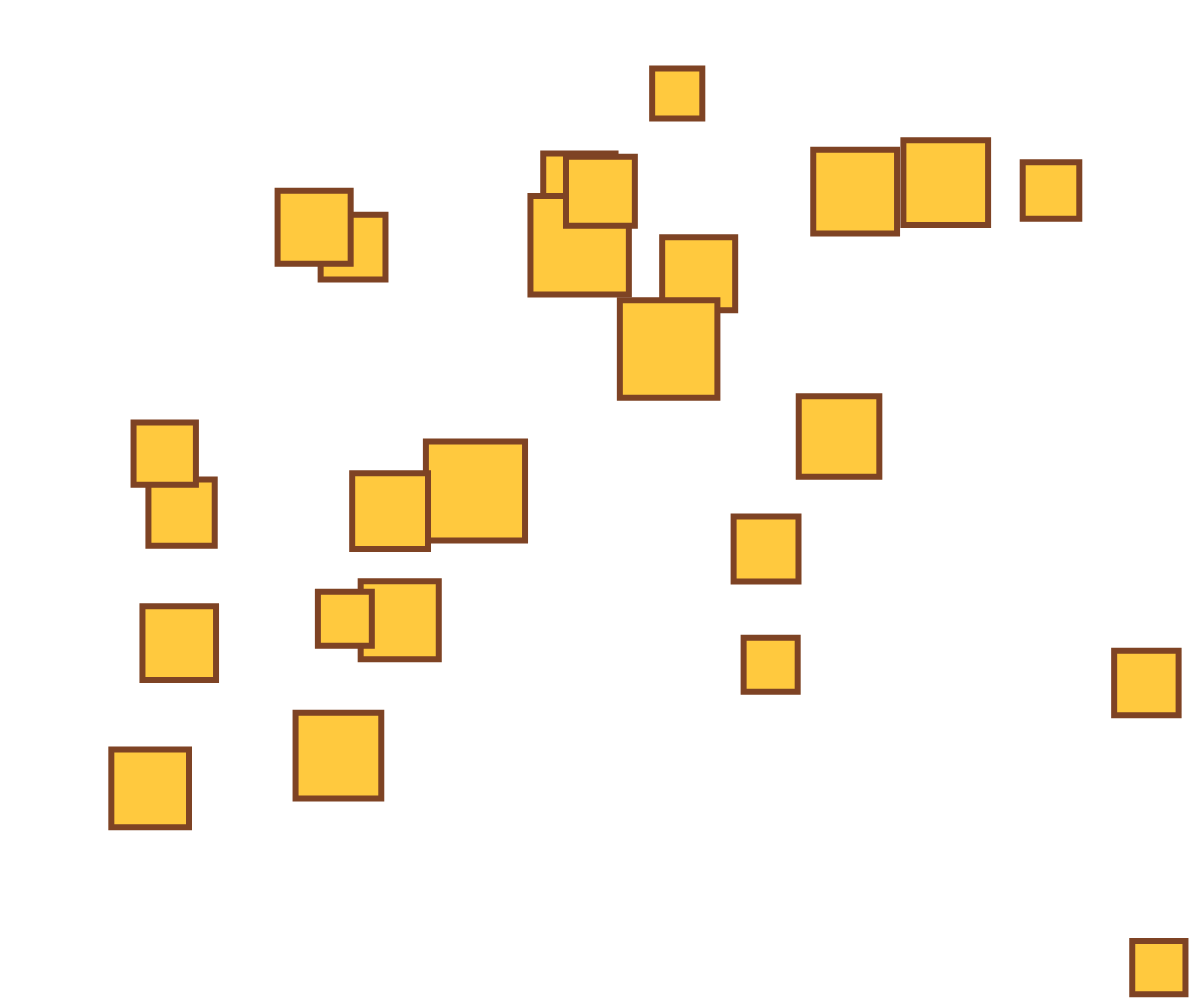
Frame 1 (no input)
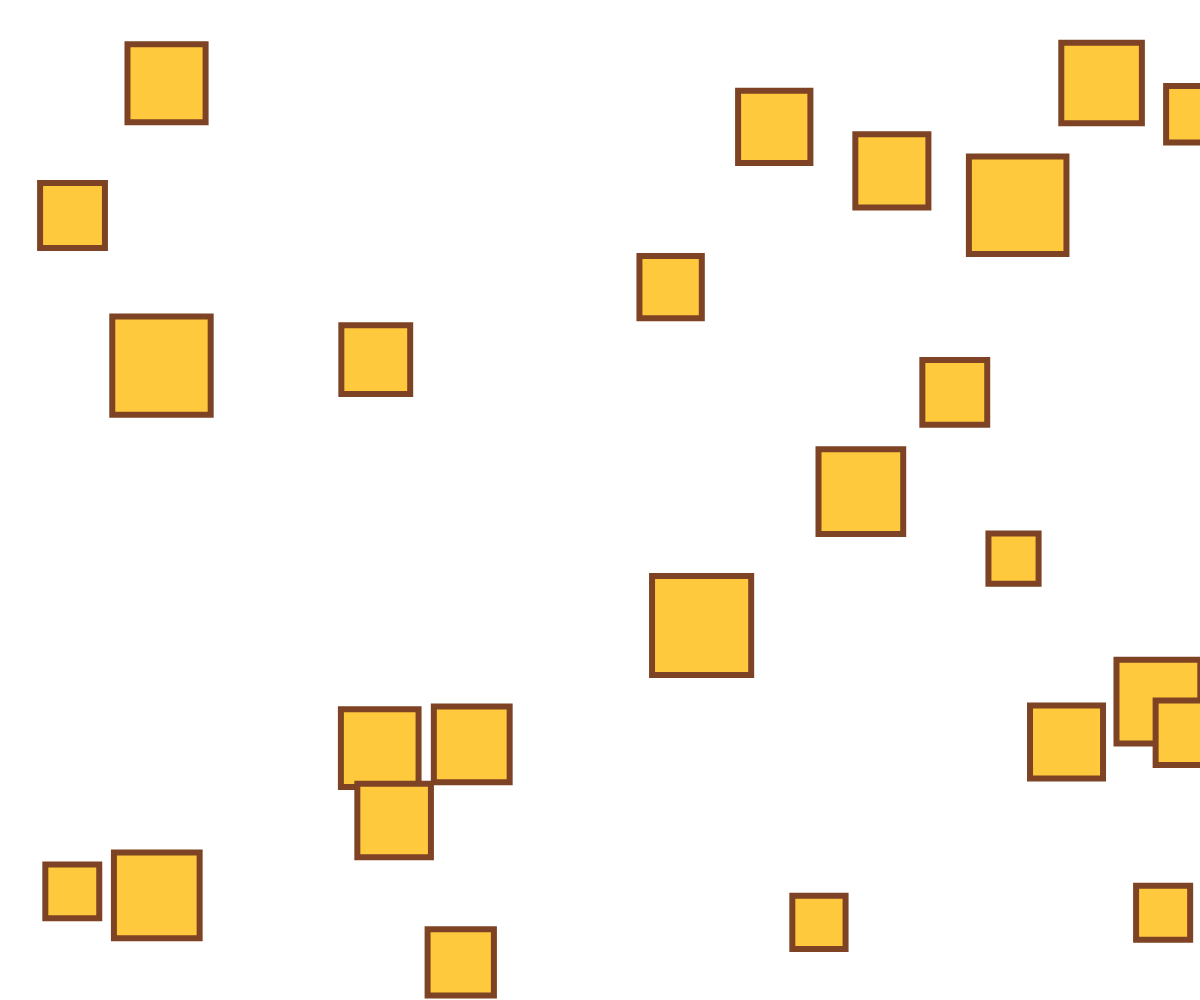
Frame 60 (no input)
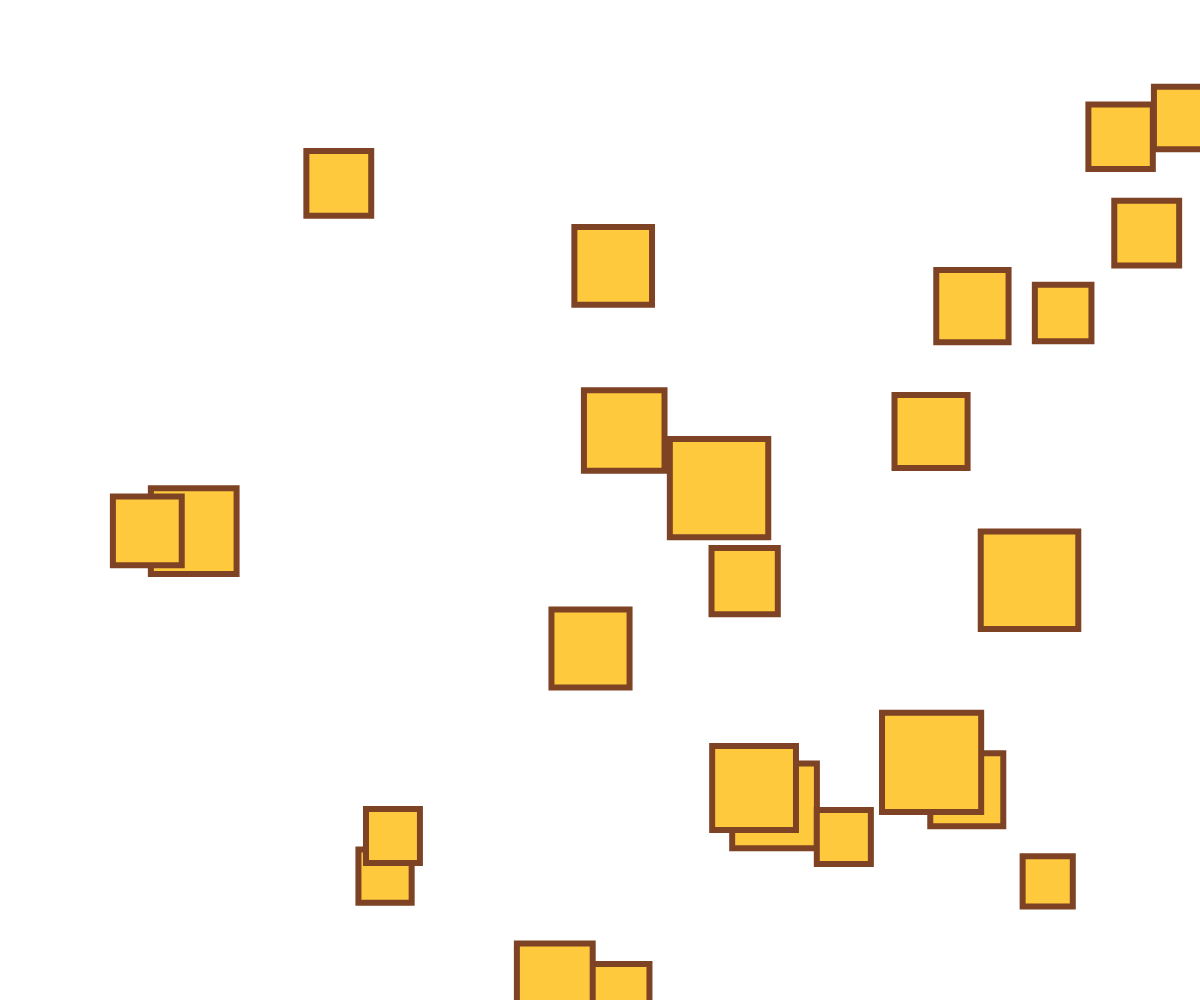
Frame 120 (the mouse pressed at the canvas centre since frame 60)

The p5.js sketch that drew these frames (run headless with seeded random() and noise() and a simulated clock; from frame 60 on, the mouse is pressed at the canvas centre):

// p5.js sketch
// ── sketch.js
//p5 kept flagging the curly brackets--not sure why
//this is also not working at all

//setting as array to hold multiples 
let rectangles = [];
//10 pieces of toast
let pieces = 25

function setup() {
  createCanvas(windowWidth, windowHeight);
  //setting up
  //set up forloop to have multiple objects
  for(let bread = 0; bread < pieces ; bread++){
    //creates new instance of toast as long as there are 0 toasts, keep doing until there are as many toasts as pieces value
    rectangles [bread] = new Toast();
  }  
}

function draw() {
  background(255);
  
  for(let bread = 0; bread < pieces ; bread++){
    //square brackets used because rectangles is st up as array at the very beginning, access info inside array
    rectangles[bread].toastProperties();
    rectangles[bread].wallBoundaries();
    rectangles[bread].theAppearance();
  }
}

//class for Toast

class Toast {
  // calling the constructor
  constructor() {
    this.size = random(50,100)
    this.col = color(255,201,62);
    this.stro = color(126,67,36);
    this.strW = strokeWeight(6);
    this.x = random(this.size, width - this.size);
    this.y = random(this.size, height - this.size);
    this.dirX = random(-10,10)
    this.dirY = random(-10,10)
  }

toastProperties() {
    this.x += this.dirX;
    this.y += this.dirY;
}  

theAppearance() {
  fill(this.col)
  stroke(this.stro)
  strokeWeight(this.strW)
  rect(this.x, this.y, this.size);
}

wallBoundaries() {
  if(this.x >= width - this.size / 2 || this.x <= this.size / 2) {
  //to flip the direction around set up xDir to = xDir * -1
    this.dirX *= -1
    }

    if(this.y >= height - this.size / 2 || this.y<= this.size / 2) {
    this.dirY *= -1
    }
  }
}
